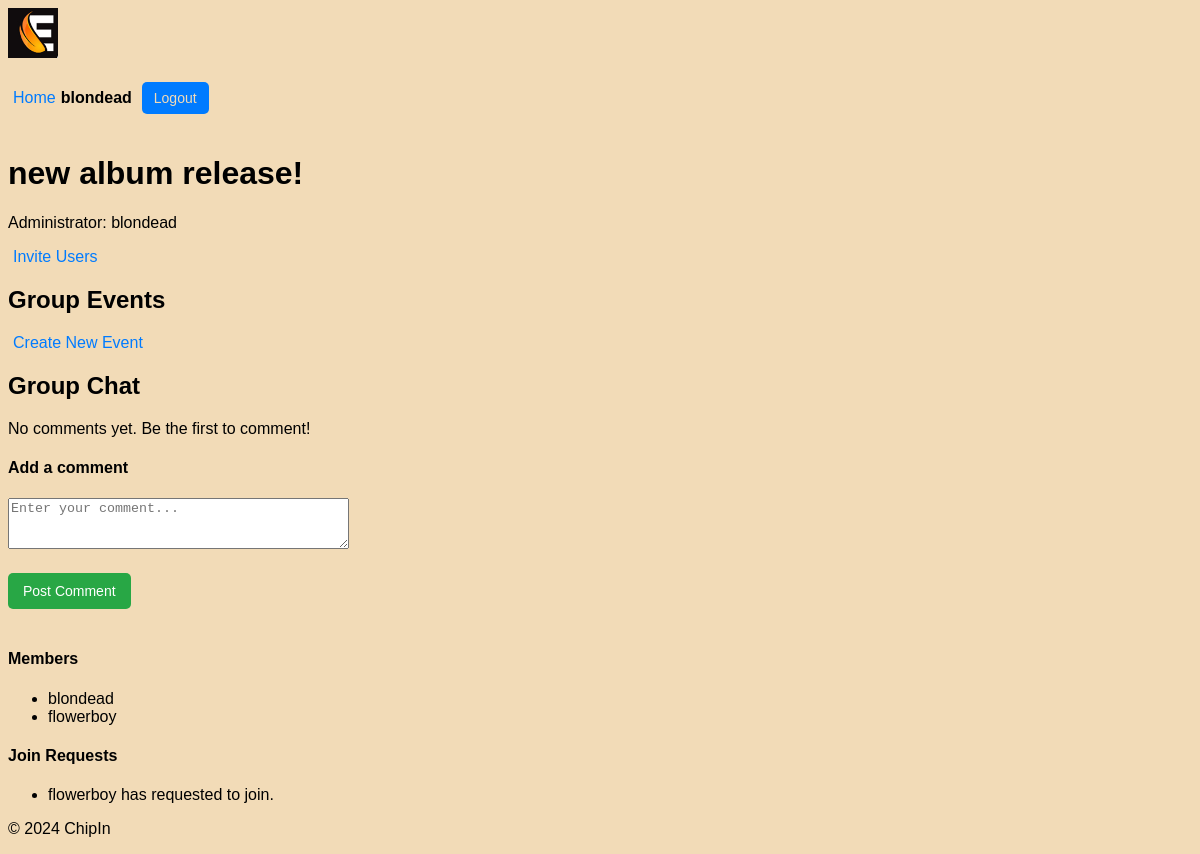
The page /chipin/group/10/ (signed in) on the database as committed earlier.
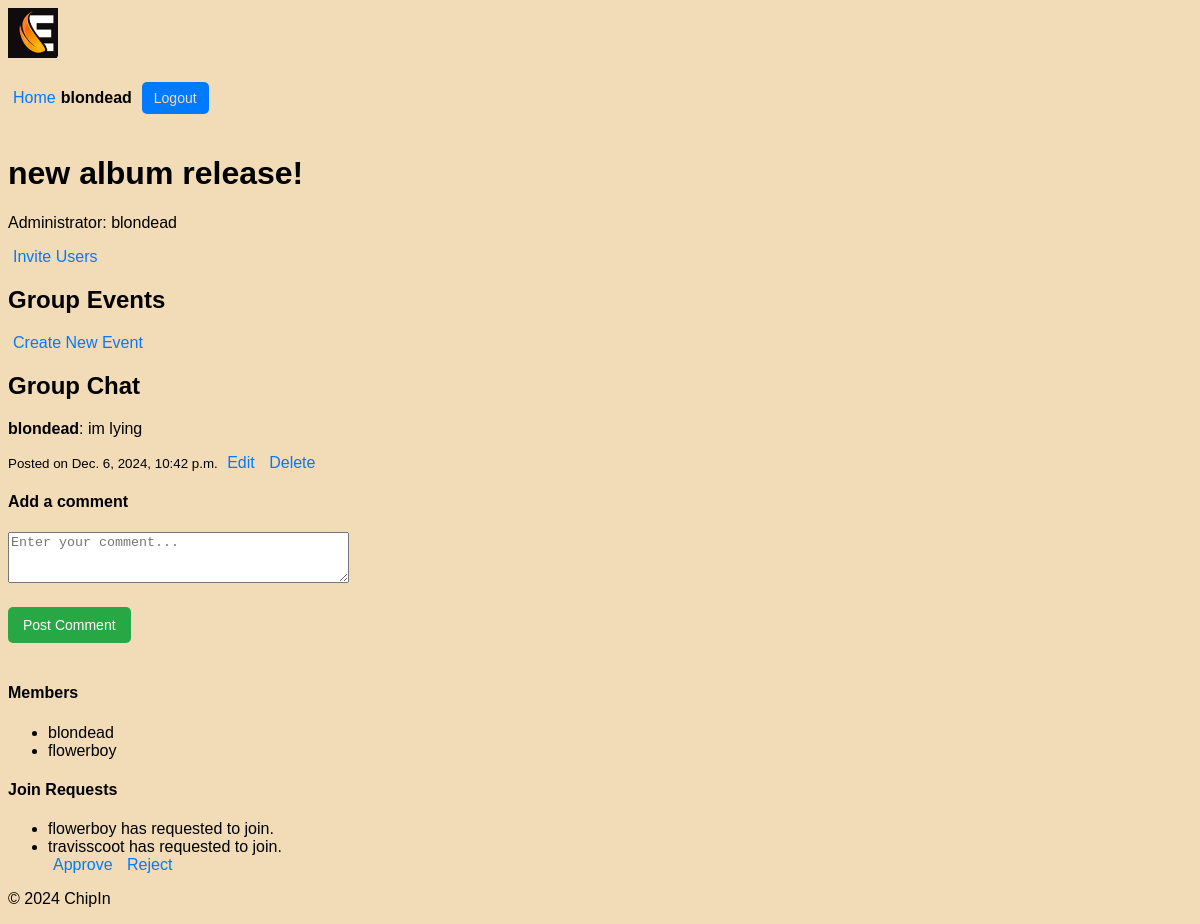
The same page on the database as committed later.
### users/models.py (models this page shows, shortened)
class Profile(models.Model):
    user = models.OneToOneField(User, on_delete=models.CASCADE)
    first_name = models.CharField(max_length=30)
    surname = models.CharField(max_length=30)
    nickname = models.CharField(max_length=30, unique=True, null=False, blank=False)
    max_spend = models.DecimalField(max_digits=10, decimal_places=2, default=100.00)  # Max spend for each event
    balance = models.DecimalField(max_digits=10, decimal_places=2, default=100.00)  # User's current balance

### chipin/models.py (models this page shows, shortened)
class GroupJoinRequest(models.Model):
    user = models.ForeignKey(User, on_delete=models.CASCADE)
    group = models.ForeignKey(Group, on_delete=models.CASCADE, related_name='join_requests')
    is_approved = models.BooleanField(default=False)
    votes = models.ManyToManyField(User, related_name='votes', blank=True)  # Tracks users who voted
    created_at = models.DateTimeField(auto_now_add=True)

class Comment(models.Model):
    user = models.ForeignKey(User, on_delete=models.CASCADE)  # User who posted the comment
    group = models.ForeignKey(Group, related_name='comments', on_delete=models.CASCADE)  # Group associated with the comment
    content = models.TextField()  # The comment content
    created_at = models.DateTimeField(auto_now_add=True)  # Timestamp when the comment was posted
    updated_at = models.DateTimeField(auto_now=True)  # Timestamp for the latest update

### chipin/views.py (the view, shortened to what this page needs)
# urls.py: path('group/<int:group_id>/', views.group_detail, name='group_detail'),
@login_required
def group_detail(request, group_id, edit_comment_id=None):
    group = get_object_or_404(Group, id=group_id)
    comments = group.comments.all().order_by('-created_at')  # Fetch all comments for the group
    events = group.events.all()  # Fetch all events associated with the group
    if edit_comment_id: # Fetch the comment to edit, if edit_comment_id is provided
        comment_to_edit = get_object_or_404(Comment, id=edit_comment_id)
        if comment_to_edit.user != request.user:
            return redirect('chipin:group_detail', group_id=group.id)
    else:
        comment_to_edit = None
    if request.method == 'POST':
        if comment_to_edit: # Editing an existing comment
            form = CommentForm(request.POST, instance=comment_to_edit)
        else: # Adding a new comment
            form = CommentForm(request.POST)
        if form.is_valid():
            comment = form.save(commit=False)
            comment.user = request.user
            comment.group = group
            comment.save()
            return redirect('chipin:group_detail', group_id=group.id)
    else:
        form = CommentForm(instance=comment_to_edit) if comment_to_edit else CommentForm()
    event_share_info = {}
    return render(request, 'chipin/group_detail.html', {
        'group': group,
        'comments': comments,
        'form': form,
        'comment_to_edit': comment_to_edit,
        'events': events,
        'event_share_info': event_share_info,
    })

### chipin/forms.py (shortened to what this page needs)
class CommentForm(forms.ModelForm):
    class Meta:
        model = Comment
        fields = ['content']
        widgets = {
            'content': forms.Textarea(attrs={'rows': 3, 'placeholder': 'Enter your comment...'})
        }

### chipin/context_processors.py (called while the page is built)
def user_profile(request):
    if request.user.is_authenticated:
        try:
            return {'nickname': request.user.profile.nickname}
        except Profile.DoesNotExist:
            return {'nickname': request.user.username}  # Fallback to username if no profile exists
    return {}

### chipin/templates/chipin/group_detail.html (shortened to what this page needs)
{% extends 'chipin/base.html' %}
{% block content %}
     <h1>{{ group.name }}</h1>
     <p>Administrator: {{ group.admin.profile.nickname }}</p>
     {% if request.user == group.admin %}
         <a href="{% url 'chipin:invite_users' group.id %}">Invite Users</a>
     {% endif %}
     <h2>Group Events</h2>
     {% if request.user == group.admin %}
         <a href="{% url 'chipin:create_event' group.id %}" class="btn btn-primary">Create New Event</a>
     {% endif %}
     <h2>Group Chat</h2>
     <div class="comments-section">
         {% for comment in comments %}
             <div class="comment">
                 <p><strong>{{ comment.user.profile.nickname }}</strong>: {{ comment.content }}</p>
                 <small>Posted on {{ comment.created_at }}</small>
                 {% if comment.user == request.user or request.user == group.admin %}
                     <a href="{% url 'chipin:edit_comment' group.id comment.id %}">Edit</a>
                     <a href="{% url 'chipin:delete_comment' comment.id %}" onclick="return confirm('Are you sure?')">Delete</a>
                 {% endif %}
             </div>
         {% empty %}
             <p>No comments yet. Be the first to comment!</p>
         {% endfor %}
         <h4>{% if comment_to_edit %}Edit Comment{% else %}Add a comment{% endif %}</h4>
         <form method="POST">
             <div class="form-group">
                 {{ form.content }}
             </div>
             <button type="submit">{% if comment_to_edit %}Save Comment{% else %}Post Comment{% endif %}</button>
         </form>
     <h4>Members</h4>
     <ul>
         {% for member in group.members.all %}
         <li>{{ member.profile.nickname }}</li>
         {% endfor %}
     </ul>
     <h4>Join Requests</h4>
     <ul>
         {% for request in group.join_requests.all %}
             <li>{{ request.user.username }} has requested to join.</li>
             {% if request.user not in group.members.all and request.user != group.admin %}
                 <a href="{% url 'chipin:vote_on_join_request' group.id request.id 'approve' %}">Approve</a>
                 <a href="{% url 'chipin:vote_on_join_request' group.id request.id 'reject' %}">Reject</a>
             {% endif %}
         {% endfor %}
     </ul>
 {% endblock content %}

### chipin/templates/chipin/base.html (shortened to what this page needs)
{% load static %}
<!DOCTYPE html>
<html lang="en">
<head>
    <link rel="stylesheet" href="{% static 'chipin/styles.css' %}">
</head>
<body>
    <header>
        <div class="logo">
            <img src="{% static 'chipin/logo_90.jpg' %}" alt="ChipIn Logo">
        </div>
        <div class="user-info">
            {% if request.user.is_authenticated %}
                <a href="{% url 'users:user' %}">Home</a> <span>{{ request.user.profile.nickname }}</span>
                <form action="{% url 'users:logout' %}" method="post">
                    <button type="submit">Logout</button>
                </form>
            {% else %}
                <a href="{% url 'users:login' %}">Login</a> <a href="{% url 'users:register' %}">Register</a>
            {% endif %}
        </div>
    </header>
    <main>
        {% block content %}
        {% endblock %}
    </main>
    <footer>
        <p>&copy; 2024 ChipIn</p>
    </footer>
</body>
</html>

Rows that differ between the two databases and show on the page:
added Comment: user.profile.nickname "blondead", content "im lying", created_at "Dec. 6, 2024, 10:42 p.m.", shows "Edit"
added GroupJoinRequest: user.username "travisscoot", shows "Approve"
Other text that changed with them:
text no longer shown: "No comments yet. Be the first to comment!"
